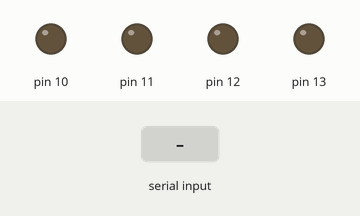
Simulated run of this sketch. Board: Arduino Uno, built with avr-gcc and run on an emulated ATmega328P. Shown: output pins drawn as LEDs (lit = HIGH). The inputs (shaded band) are chosen by the test bench.

Above: at 1.2 s.
1.3 s: "0" received over Serial
At 2.1 s:
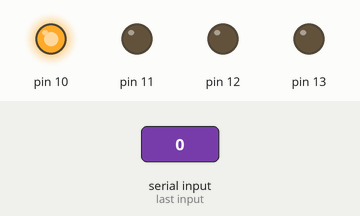
2.8 s: "1" received over Serial
At 3.2 s:
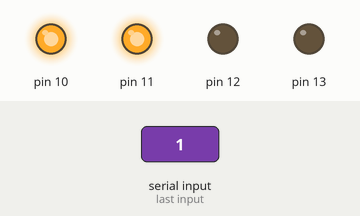
4.3 s: "2" received over Serial
At 5.5 s:
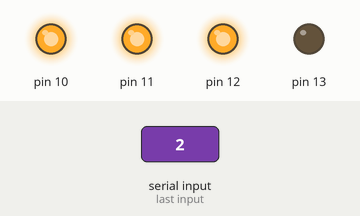
5.8 s: "3" received over Serial
At 6.7 s:
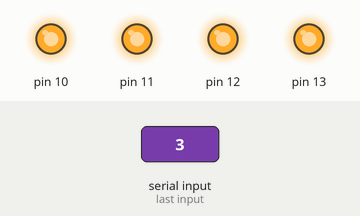
Timing chart, 0 to 8.3 s (numbered marks = the images above; inputs shaded):
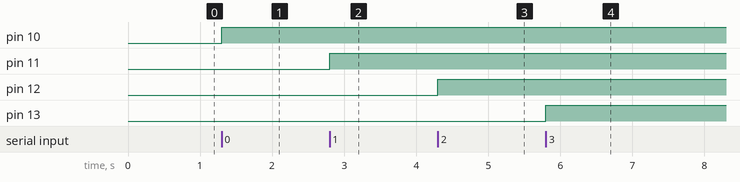

Measured:
- after the input at 1.3 s, pin 10: LOW → HIGH at once
- after the input at 2.8 s, pin 11: LOW → HIGH at once
- after the input at 4.3 s, pin 12: LOW → HIGH at once
- after the input at 5.8 s, pin 13: LOW → HIGH at once

The sketch:

GOESFlareWatch.ino
```cpp
/*
  GOESFlareWatch4LED - Version with 4 LEDs

  This program receives through the serial interface
  data from its brother Python program about the size of
  the current solar activity: 1, 2, 3, and 4.

  The program in python is called the same, and is in an jupyter notebook.

  Author: Andre Csillaghy, raumschiff.org
  August 2019

  (Origin is the program BLIK.)

*/

// the setup function runs once when you press reset or power the board

void setup() {
  // initialize digital pin LED_BUILTIN as an output.
  pinMode(13, OUTPUT);
  pinMode(12, OUTPUT);
  pinMode(11, OUTPUT);
  pinMode(10, OUTPUT);

  Serial.begin(9600);           // set up Serial library at 9600 bps
}

// the loop function runs over and over again forever
void loop() {

    if (Serial.available()) {
      int inByte = Serial.read();
//      Serial.write(inByte);
      if ( inByte == '0' ) {
        digitalWrite(10, HIGH);   // turn the LED on (HIGH is the voltage level)
        digitalWrite(11, LOW);
        digitalWrite(12, LOW);
        digitalWrite(13, LOW);
        delay(1000);                       // wait for a second
      } else if ( inByte == '1') {
        digitalWrite(10, HIGH);   // turn the LED on (HIGH is the voltage level)
        digitalWrite(11, HIGH);
        digitalWrite(12, LOW);
        digitalWrite(13, LOW);
      } else if ( inByte == '2') {
        digitalWrite(10, HIGH);
        digitalWrite(11, HIGH);
        digitalWrite(12, HIGH);
        digitalWrite(13, LOW);
      } else if ( inByte == '3') {
        digitalWrite(10, HIGH);
        digitalWrite(11, HIGH);
        digitalWrite(12, HIGH);
        digitalWrite(13, HIGH);
      } else {
        digitalWrite(10, HIGH);
        digitalWrite(11, HIGH);
        digitalWrite(12, HIGH);
        digitalWrite(13, HIGH);
      }
    }
}
```
